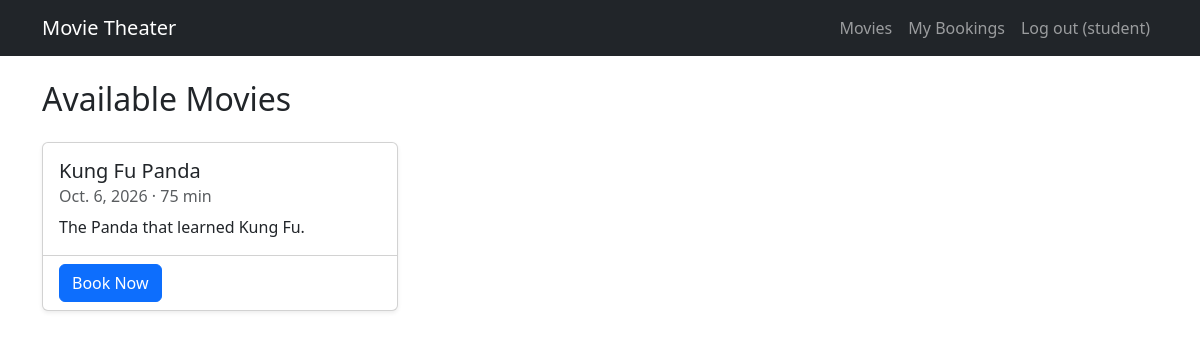
The app's page / (signed in) with its own data.
### bookings/models.py (models this page shows, shortened)
class Movie(models.Model):
    title = models.CharField(max_length=200)
    description = models.TextField(blank=True)
    release_date = models.DateField()
    duration = models.PositiveIntegerField(help_text="Length in minutes")
    class Meta:
        ordering = ["title"]

### bookings/views.py (the view)
# urls.py: path("", views.movie_list, name="movie_list"),
def movie_list(request):
    return render(request, "bookings/movie_list.html", {"movies": Movie.objects.all()})

### bookings/templates/bookings/movie_list.html (shortened to what this page needs)
{% extends 'bookings/base.html' %}
{% block content %}
<h2 class="mb-4">Available Movies</h2>
<div class="row row-cols-1 row-cols-md-3 g-4">
  {% for movie in movies %}
    <div class="col">
      <div class="card h-100 shadow-sm">
        <div class="card-body">
          <h5 class="card-title">{{ movie.title }}</h5>
          <h6 class="card-subtitle mb-2 text-muted">{{ movie.release_date }} &middot; {{ movie.duration }} min</h6>
          <p class="card-text">{{ movie.description }}</p>
        </div>
        <div class="card-footer bg-transparent">
          <a href="{% url 'book_seat' movie.id %}" class="btn btn-primary">Book Now</a>
        </div>
      </div>
    </div>
  {% empty %}
    <p>No movies yet. Add some in the <a href="/admin/">admin</a>.</p>
  {% endfor %}
</div>
{% endblock %}

### bookings/templates/bookings/base.html (shortened to what this page needs)
<!doctype html>
<html lang="en">
<head>
  <link href="https://cdn.jsdelivr.net/npm/bootstrap@5.3.3/dist/css/bootstrap.min.css" rel="stylesheet">
</head>
<body>
<nav class="navbar navbar-expand navbar-dark bg-dark mb-4">
  <div class="container">
    <a class="navbar-brand" href="{% url 'movie_list' %}">Movie Theater</a>
    <ul class="navbar-nav ms-auto align-items-center">
      <li class="nav-item"><a class="nav-link" href="{% url 'movie_list' %}">Movies</a></li>
      {% if user.is_authenticated %}
        <li class="nav-item"><a class="nav-link" href="{% url 'booking_history' %}">My Bookings</a></li>
        <li class="nav-item">
          <form method="post" action="{% url 'logout' %}" class="d-inline">
            <button class="btn btn-link nav-link" type="submit">Log out ({{ user.username }})</button>
          </form>
        </li>
      {% else %}
        <li class="nav-item"><a class="nav-link" href="{% url 'login' %}">Log in</a></li>
        <li class="nav-item"><a class="nav-link" href="{% url 'register' %}">Register</a></li>
      {% endif %}
    </ul>
  </div>
</nav>
<main class="container">
  {% block content %}{% endblock %}
</main>
</body>
</html>

### records on screen
Movie: title "Kung Fu Panda", release_date "Oct. 6, 2026", duration "75", description "The Panda that learned Kung Fu."

### other values on screen
{{ user.username }} "student"
